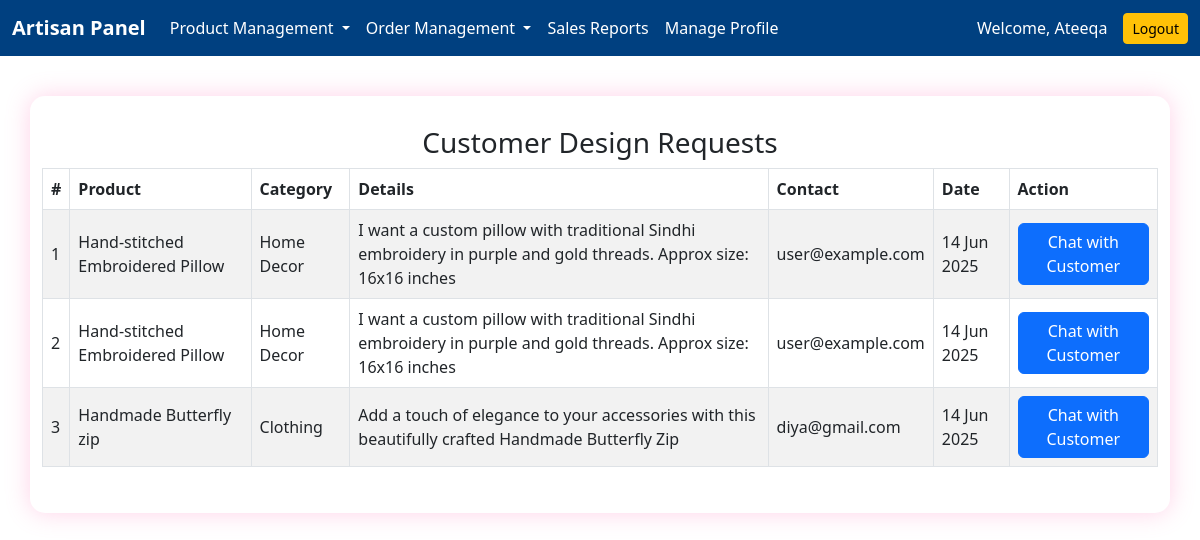
/saller_requests.php (signed in), run on the app's committed database.
### tables this page shows
CREATE TABLE `custom_requests` (
  `id` int(11) NOT NULL,
  `user_id` int(11) DEFAULT NULL,
  `product_name` varchar(100) DEFAULT NULL,
  `category` varchar(50) DEFAULT NULL,
  `details` text DEFAULT NULL,
  `contact` varchar(100) DEFAULT NULL,
  `created_at` timestamp NOT NULL DEFAULT current_timestamp()
);

### saller_requests.php (the view, shortened to what this page needs)
<?php
include 'connection.php';
$requests = $conn->query("SELECT * FROM custom_requests ORDER BY created_at DESC");
?>
<!DOCTYPE html>
<html>
<head>
  <link href="https://cdn.jsdelivr.net/npm/bootstrap@5.3.0/dist/css/bootstrap.min.css" rel="stylesheet">
</head>
<body>
<?php include 'includes/navbar_saller.php'; ?>
<div class="container">
  <h3>Customer Design Requests</h3>
  <div class="table-responsive">
    <table class="table table-bordered table-striped align-middle">
      <thead>
        <tr>
          <th>#</th>
          <th>Product</th>
          <th>Category</th>
          <th>Details</th>
          <th>Contact</th>
          <th>Date</th>
          <th>Action</th>
        </tr>
      </thead>
      <tbody>
        <?php
        $count = 1;
        while ($r = $requests->fetch_assoc()) {
        ?>
          <tr>
            <td><?= $count++ ?></td>
            <td><?= htmlspecialchars($r['product_name']) ?></td>
            <td><?= htmlspecialchars($r['category']) ?></td>
            <td><?= nl2br(htmlspecialchars($r['details'])) ?></td>
            <td><?= htmlspecialchars($r['contact']) ?></td>
            <td><?= date("d M Y", strtotime($r['created_at'])) ?></td>
            <td>
              <a href="chatbox.php?request_id=<?= $r['id']; ?>&role=seller" class="btn btn-chat btn-primary w-100">Chat with Customer</a>
            </td>
          </tr>
        <?php } ?>
      </tbody>
    </table>
  </div>
</div>
</body>
</html>

### saller_requests.php (style rules this page uses)
body { background-color: #fff0f5; }
.container { background: white; padding: 30px; margin-top: 40px; border-radius: 15px; box-shadow: 0 0 25px rgba(255, 105, 180, 0.3); }
h3 { color: #d63384; text-align: center; margin-bottom: 30px; font-weight: bold; }
.table th { background-color: #ff66a3; color: white; }
.table td { vertical-align: middle; }
.btn-chat { background-color: #6a0dad; color: white; }

### data on the page
custom_requests: product_name "Hand-stitched Embroidered Pillow", category "Home Decor", details "I want a custom pillow with traditional Sindhi embroidery in purple and gold threads. Approx size: 16x16 inches", contact "user@example.com", created_at "14 Jun 2025"
custom_requests: product_name "Hand-stitched Embroidered Pillow", category "Home Decor", details "I want a custom pillow with traditional Sindhi embroidery in purple and gold threads. Approx size: 16x16 inches", contact "user@example.com", created_at "14 Jun 2025"
custom_requests: product_name "Handmade Butterfly zip", category "Clothing", details "Add a touch of elegance to your accessories with this beautifully crafted Handmade Butterfly Zip", contact "diya@gmail.com", created_at "14 Jun 2025"

### other printed values
$_SESSION['name'] "Ateeqa"
